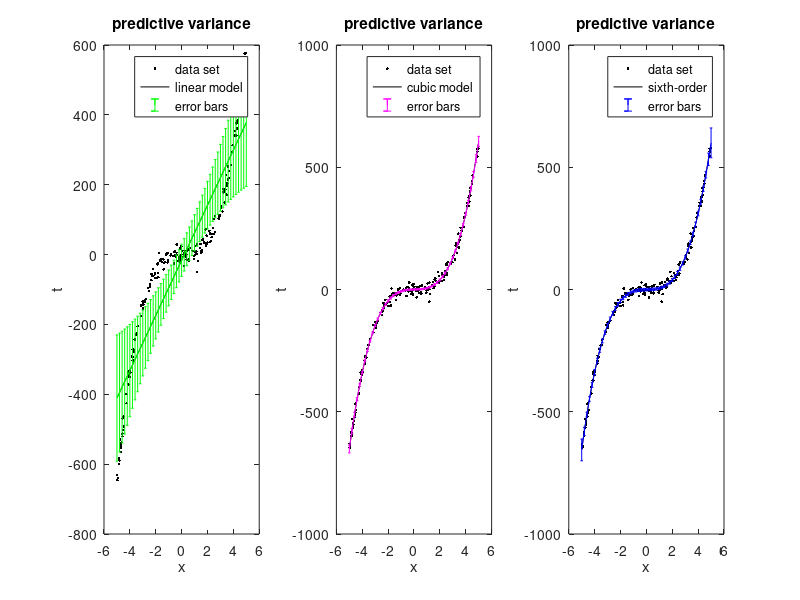

Source code (MATLAB):
%% EE798L: Machine Learning for Wireless Communications
% MATLAB Assignment-1: Linear modelling - least squares and maximum likelihood approach
% NAME: S.Srikanth Reddy; Roll No: 22104092
%Question 5

clear all;
clc;

%generating data set below
N=200;
x=unifrnd(-5,5,[N,1]);
x=sort(x);
t=zeros(N,1);
for i=1:N
    t(i)= 5*x(i)^3 - x(i)^2 + x(i) + normrnd(0,sqrt(300));
end

%generating large samples of x below to fit the polynomial as a continous curve
%and also to calculate mean
xlarge=(-5:0.2:5)';
largeN=length(xlarge);

%linear model below
Xl = [ones(N,1) x];
Xl_large=[ones(largeN,1) xlarge];
A=inv(Xl'*Xl);
w_hatl = A*Xl'*t;
t_lmodel=w_hatl(1)+w_hatl(2)*x;
mean_l=w_hatl(1)+w_hatl(2)*xlarge; %finding corresponding t using large samples which is nothing but mean
var_l=zeros(largeN,1);
for i=1:largeN
    var_l(i)=Xl_large(i,:)*A*Xl_large(i,:)'; 
end
var_l_new=var_l*(t'*t-t'*Xl*w_hatl)/N; %calculating (σ_new)^2
subplot(1,3,1)
plot(x,t,'k.')
hold on;
plot(x,t_lmodel,'k')
errorbar(xlarge,mean_l,var_l_new,'g')
xlabel('x')
ylabel('t')
legend('data set','linear model','error bars','Location','best')
title('predictive variance')

%cubic model below
X3 = [ones(N,1) x x.^2 x.^3];
X3_large=[ones(largeN,1) xlarge xlarge.^2 xlarge.^3];
B=inv(X3'*X3);
w_hat3 = B*X3'*t;
t_3model=X3*w_hat3;
mean_3=X3_large*w_hat3; %finding corresponding t using large samples which is nothing but mean
var_3=zeros(largeN,1);
for i=1:largeN
    var_3(i)=X3_large(i,:)*B*X3_large(i,:)';
end
var_3_new=var_3*(t'*t-t'*X3*w_hat3)/N; %calculating (σ_new)^2
subplot(1,3,2)
plot(x,t,'k.')
hold on;
plot(x,t_3model,'k')
errorbar(xlarge,mean_3,var_3_new,'m')
xlabel('x')
ylabel('t')
legend('data set','cubic model','error bars','Location','best')
title('predictive variance')

%sixth-order model below
X6 = [ones(N,1) x x.^2 x.^3 x.^4 x.^5 x.^6];
X6_large=[ones(largeN,1) xlarge xlarge.^2 xlarge.^3 xlarge.^4 xlarge.^5 xlarge.^6];
C=inv(X6'*X6);
w_hat6 = C*X6'*t;
t_6model=X6*w_hat6;
mean_6=X6_large*w_hat6; %finding corresponding t using large samples which is nothing but mean
var_6=zeros(largeN,1);
for i=1:largeN
    var_6(i)=X6_large(i,:)*C*X6_large(i,:)';
end
var_6_new=var_6*(t'*t-t'*X6*w_hat6)/N; %calculating (σ_new)^2
subplot(1,3,3)
plot(x,t,'k.')
hold on;
plot(x,t_6model,'k')
errorbar(xlarge,mean_6,var_6_new,'b')
xlabel('x')
ylabel('t')
legend('data set','sixth-order','error bars','Location','best')
title('predictive variance')